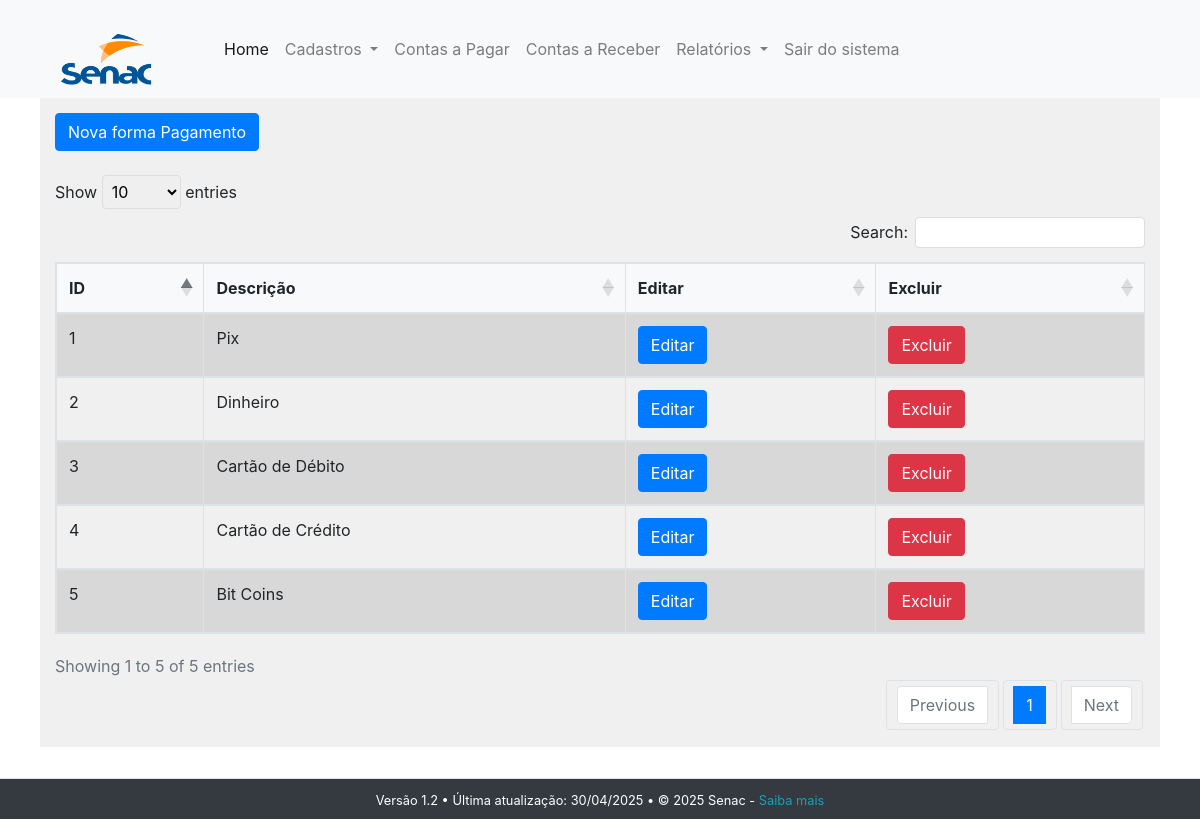
Page /forma_pagamentos_main.php (signed in) on the committed database.
### tables this page shows
CREATE TABLE `forma_pagamentos` (
  `id_forma_pagto` int(11) NOT NULL,
  `descricao_forma` varchar(30) NOT NULL
);

### forma_pagamentos_main.php (the view, shortened to what this page needs)
<!DOCTYPE html>
<html lang="pt-br">
<head>
    <link rel="stylesheet"
    href="https://stackpath.bootstrapcdn.com/bootstrap/4.1.3/css/bootstrap.min.css">
    <link rel="stylesheet" type="text/css" href="style.css">
    <link rel="stylesheet" type="text/css" href="https://cdn.datatables.net/1.13.7/css/dataTables.bootstrap5.min.css">
<link rel="stylesheet" type="text/css" href="https://cdn.datatables.net/responsive/2.5.0/css/responsive.bootstrap5.min.css">
</head>
<body>
<?php
    include 'conexao.php';
    include 'menu.php';
?>
<div class="margens">
<a href="incluir_forma_pagamentos.php" class="btn btn-primary">Nova forma Pagamento</a>
<br><br>
<table id="myTable" class="table table-striped table-bordered dt-responsive nowrap">
  <thead>
    <tr>
      <th scope="col">ID</th>
      <th scope="col">Descrição</th>
      <th scope="col">Editar</th>
      <th scope="col">Excluir</th>
    </tr>
  </thead>
  <tbody>
  <?php
        $sql = "SELECT * FROM forma_pagamentos order by descricao_forma";
        $stmt = $pdo->query($sql);
        while ($row = $stmt->fetch(PDO::FETCH_ASSOC)) {
            $id_forma_pagto = $row['id_forma_pagto'];
            $descricao_forma = $row['descricao_forma'];
   ?>
    <tr>
      <td><?php echo htmlspecialchars($id_forma_pagto); ?></td>
      <td><?php echo htmlspecialchars($descricao_forma); ?></td>
      <td><a href="editar_forma_pagamentos.php?id_forma_pagto=<?php echo
      htmlspecialchars($id_forma_pagto); ?>"
      class="btn btn-primary">Editar</a></td>
      <td><a href="#" onclick="confirmarExclusao(<?php echo htmlspecialchars($id_forma_pagto); ?>)"
      class="btn btn-danger">Excluir</a></td>
    </tr>
    <?php
        }
    ?>
  </tbody>
</table>
</div>
<br><br><br>
<?php
include 'rodape.php';
?>
</body>
</html>

### style.css (style rules this page uses)
.margens { margin-left: 40px; margin-right: 40px; background-color: #f0f0f0; padding: 15px; }
table { width: 100% !important; }
.table thead th { background-color: #f8f9fa; border-bottom: 2px solid #dee2e6; }

### rows in the picture
forma_pagamentos: id_forma_pagto "5", descricao_forma "Bit Coins"
forma_pagamentos: id_forma_pagto "4", descricao_forma "Cartão de Crédito"
forma_pagamentos: id_forma_pagto "3", descricao_forma "Cartão de Débito"
forma_pagamentos: id_forma_pagto "2", descricao_forma "Dinheiro"
forma_pagamentos: id_forma_pagto "1", descricao_forma "Pix"
